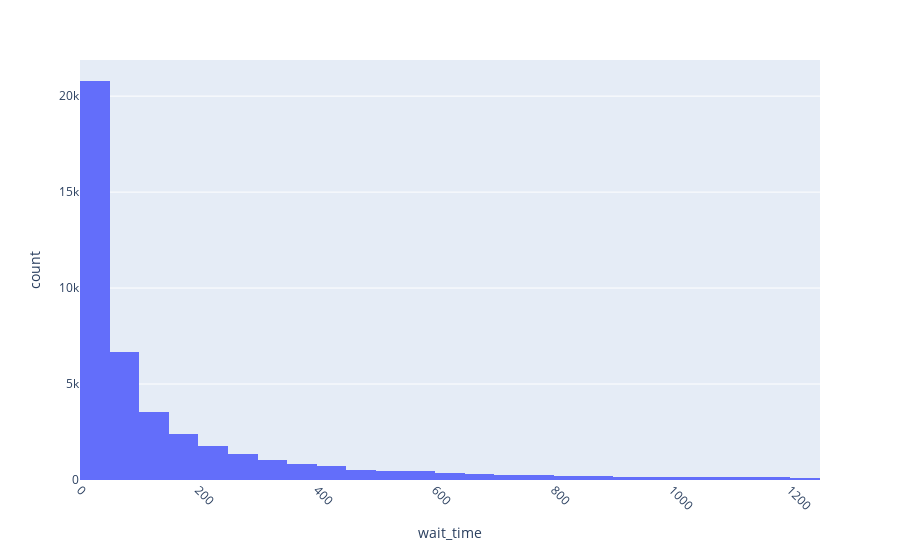

Write notebook code for a chart like this one.
### Code cell
fig = px.histogram(data_cln, x='wait_time', nbins=25)
fig.update_xaxes(tickangle=45)
fig.show()

### Figure 1 — Plotly figure (JSON) as saved in the notebook; plotly's stock layout.template omitted (floating-point values rounded to 4 significant figures; data arrays with more than 128 entries replaced by an {"elided": "..."} marker saying what was removed)
{"data": [{"alignmentgroup": "True", "bingroup": "x", "hovertemplate": "wait_time=%{x}<br>count=%{y}<extra></extra>", "legendgroup": "", "marker": {"color": "#636efa", "pattern": {"shape": ""}}, "name": "", "nbinsx": 25, "offsetgroup": "", "orientation": "v", "showlegend": false, "type": "histogram", "x": {"elided": "43387 int values"}, "xaxis": "x", "yaxis": "y"}], "layout": {"barmode": "relative", "legend": {"tracegroupgap": 0}, "margin": {"t": 60}, "xaxis": {"anchor": "y", "domain": [0, 1], "tickangle": 45, "title": {"text": "wait_time"}}, "yaxis": {"anchor": "x", "domain": [0, 1], "title": {"text": "count"}}}}
